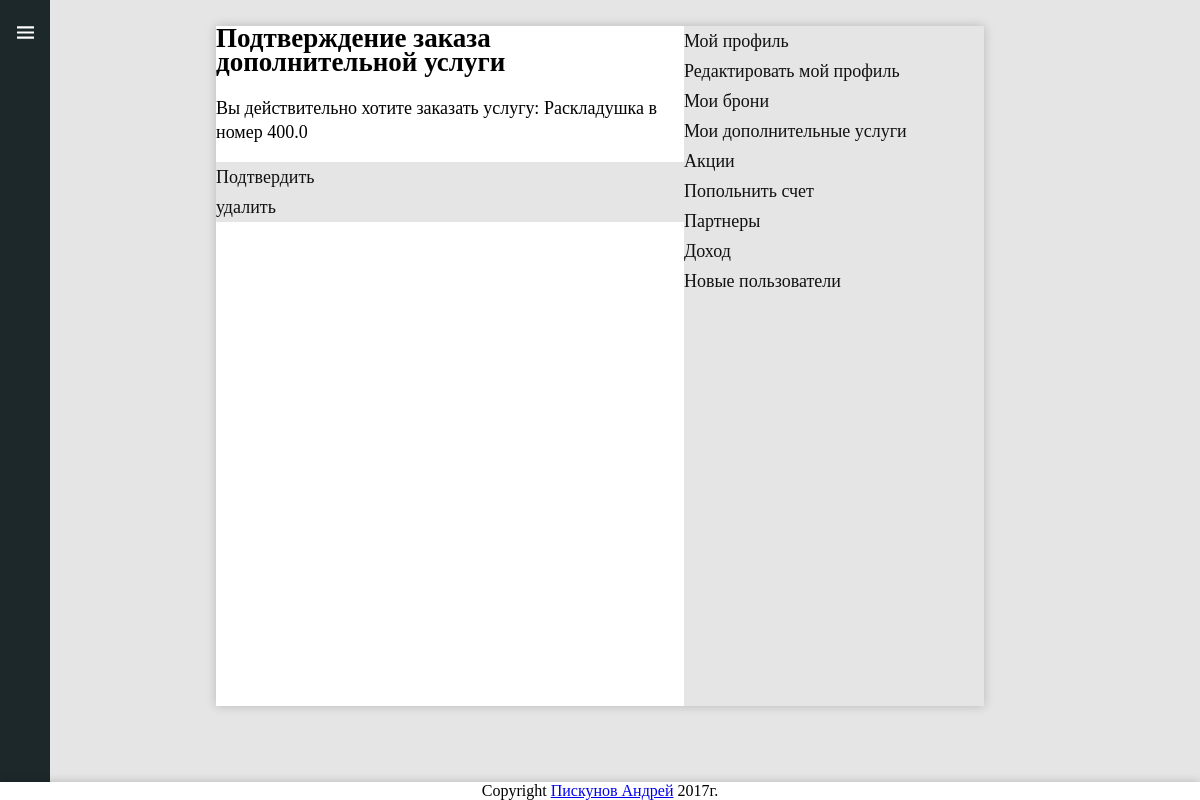
/booking/confservice/3/ (signed in), run on an earlier commit of the app's database.
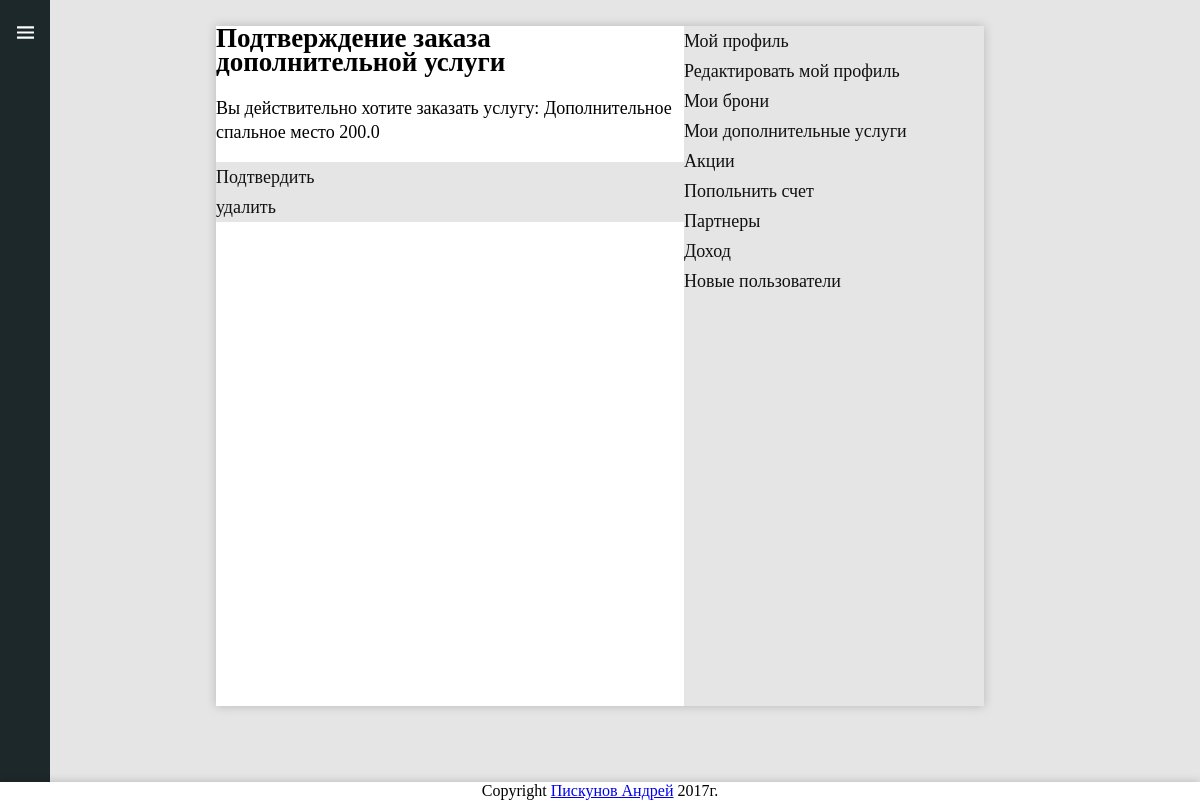
And on a later commit of the database.
### stuff/models.py (models this page shows, shortened)
class Service (models.Model):
    name = models.CharField(
        'Название услуги',
        max_length=50
        )
    description = models.TextField(
        'Описание услуги'
        )
    apiece = models.SmallIntegerField(
        'Цена за услугу'
        )

### bill/views.py (the view)
# urls.py: url(r'^confservice/(?P<serviceorder_id>[-0-9]+)/$',ConfirmetheServiceOrderView,name='confservice'),
def ConfirmetheServiceOrderView(request,serviceorder_id):
    args={}
    serviceorder=Service_order.objects.get(pk=serviceorder_id)
    if serviceorder.booking.contract is None:
        price=serviceorder.service.apiece
    else:
        price=serviceorder.service.apiece-(serviceorder.service.apiece*(serviceorder.booking.contract.service_discount/100))
    name=serviceorder.service.name
    args['price']=price
    args['name']=name
    args['message']='Вы действительно хотите заказать услугу:'
    return render (request,'bill/confserviceorder.html',args)

### bill/templates/bill/confserviceorder.html
﻿{% extends "mypage/mypage_base.html" %}
{% block content %}
<h1>Подтверждение заказа дополнительной услуги</h1>
{% if user.is_authenticated %}
{{ message }} {{name}}
{{ price }}
<p><a href="valid/">Подтвердить</a>
<a href="delete/">удалить</a>
{% else %}
<a href="{% url 'mypage:login' %}">Залогиньтесь</a>
{% endif %}
{% endblock %}

What changed in the data, as far as the page shows it:
changed Service: name "Раскладушка в номер" → "Дополнительное спальное место"
Also different on the page:
{{ price }}: "400.0" → "200.0"
